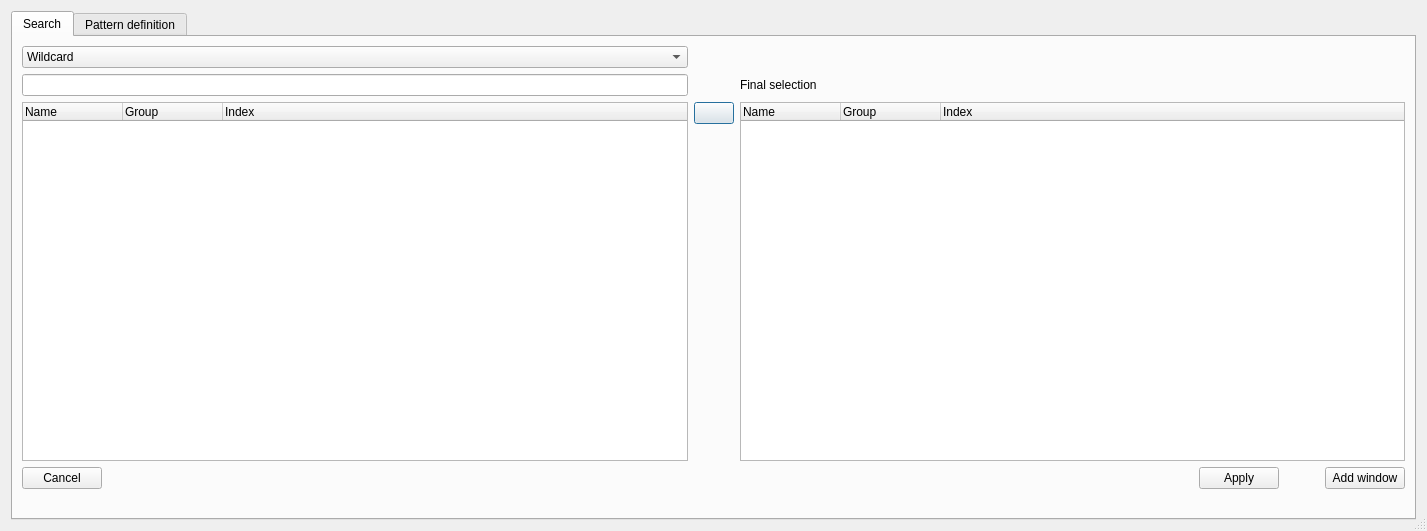
<?xml version="1.0" encoding="UTF-8"?>
<ui version="4.0">
 <class>SearchDialog</class>
 <widget class="QDialog" name="SearchDialog">
  <property name="geometry">
   <rect>
    <x>0</x>
    <y>0</y>
    <width>1427</width>
    <height>531</height>
   </rect>
  </property>
  <property name="windowTitle">
   <string>Dialog</string>
  </property>
  <property name="sizeGripEnabled">
   <bool>true</bool>
  </property>
  <layout class="QGridLayout" name="gridLayout_2">
   <item row="0" column="0">
    <widget class="QTabWidget" name="tabs">
     <property name="currentIndex">
      <number>0</number>
     </property>
     <widget class="QWidget" name="tab">
      <attribute name="title">
       <string>Search</string>
      </attribute>
      <layout class="QGridLayout" name="gridLayout">
       <item row="0" column="0">
        <widget class="QComboBox" name="match_kind">
         <property name="currentIndex">
          <number>0</number>
         </property>
         <item>
          <property name="text">
           <string>Wildcard</string>
          </property>
         </item>
         <item>
          <property name="text">
           <string>Regex</string>
          </property>
         </item>
        </widget>
       </item>
       <item row="1" column="0">
        <widget class="QLineEdit" name="search_box">
         <property name="text">
          <string/>
         </property>
        </widget>
       </item>
       <item row="1" column="2">
        <widget class="QLabel" name="label">
         <property name="text">
          <string>Final selection</string>
         </property>
        </widget>
       </item>
       <item row="2" column="1">
        <widget class="QPushButton" name="add_btn">
         <property name="text">
          <string/>
         </property>
         <property name="icon">
          <iconset resource="resource.qrc">
           <normaloff>:/left.png</normaloff>:/left.png</iconset>
         </property>
        </widget>
       </item>
       <item row="3" column="1">
        <spacer name="verticalSpacer_2">
         <property name="orientation">
          <enum>Qt::Vertical</enum>
         </property>
         <property name="sizeHint" stdset="0">
          <size>
           <width>20</width>
           <height>40</height>
          </size>
         </property>
        </spacer>
       </item>
       <item row="4" column="0" colspan="3">
        <layout class="QHBoxLayout" name="horizontalLayout" stretch="0,1,0,0,0">
         <item>
          <widget class="QPushButton" name="cancel_btn">
           <property name="text">
            <string>Cancel</string>
           </property>
          </widget>
         </item>
         <item>
          <spacer name="horizontalSpacer_2">
           <property name="orientation">
            <enum>Qt::Horizontal</enum>
           </property>
           <property name="sizeHint" stdset="0">
            <size>
             <width>40</width>
             <height>20</height>
            </size>
           </property>
          </spacer>
         </item>
         <item>
          <widget class="QPushButton" name="apply_btn">
           <property name="text">
            <string>Apply</string>
           </property>
          </widget>
         </item>
         <item>
          <spacer name="horizontalSpacer">
           <property name="orientation">
            <enum>Qt::Horizontal</enum>
           </property>
           <property name="sizeHint" stdset="0">
            <size>
             <width>40</width>
             <height>20</height>
            </size>
           </property>
          </spacer>
         </item>
         <item>
          <widget class="QPushButton" name="add_window_btn">
           <property name="text">
            <string>Add window</string>
           </property>
          </widget>
         </item>
        </layout>
       </item>
       <item row="5" column="0">
        <widget class="QLabel" name="status">
         <property name="text">
          <string/>
         </property>
        </widget>
       </item>
       <item row="2" column="0" rowspan="2">
        <widget class="QTreeWidget" name="matches">
         <property name="selectionMode">
          <enum>QAbstractItemView::ExtendedSelection</enum>
         </property>
         <property name="uniformRowHeights">
          <bool>true</bool>
         </property>
         <property name="sortingEnabled">
          <bool>false</bool>
         </property>
         <attribute name="headerStretchLastSection">
          <bool>true</bool>
         </attribute>
         <column>
          <property name="text">
           <string>Name</string>
          </property>
         </column>
         <column>
          <property name="text">
           <string>Group</string>
          </property>
         </column>
         <column>
          <property name="text">
           <string>Index</string>
          </property>
         </column>
        </widget>
       </item>
       <item row="2" column="2" rowspan="2">
        <widget class="QTreeWidget" name="selection">
         <property name="sortingEnabled">
          <bool>false</bool>
         </property>
         <attribute name="headerMinimumSectionSize">
          <number>25</number>
         </attribute>
         <attribute name="headerShowSortIndicator" stdset="0">
          <bool>false</bool>
         </attribute>
         <column>
          <property name="text">
           <string>Name</string>
          </property>
         </column>
         <column>
          <property name="text">
           <string>Group</string>
          </property>
         </column>
         <column>
          <property name="text">
           <string>Index</string>
          </property>
         </column>
        </widget>
       </item>
      </layout>
     </widget>
     <widget class="QWidget" name="tab_2">
      <attribute name="title">
       <string>Pattern definition</string>
      </attribute>
      <layout class="QGridLayout" name="gridLayout_3" rowstretch="0,0,0,0,1,0,0,0,0" columnstretch="0,0,0,1,0">
       <item row="7" column="1">
        <spacer name="verticalSpacer">
         <property name="orientation">
          <enum>Qt::Vertical</enum>
         </property>
         <property name="sizeHint" stdset="0">
          <size>
           <width>20</width>
           <height>254</height>
          </size>
         </property>
        </spacer>
       </item>
       <item row="5" column="2">
        <widget class="QCheckBox" name="raw">
         <property name="text">
          <string>Asses the raw channel values</string>
         </property>
        </widget>
       </item>
       <item row="4" column="2">
        <widget class="QDoubleSpinBox" name="filter_value">
         <property name="decimals">
          <number>6</number>
         </property>
         <property name="minimum">
          <double>-9999999999999999635896294965248.000000000000000</double>
         </property>
         <property name="maximum">
          <double>999999999999999983222784.000000000000000</double>
         </property>
        </widget>
       </item>
       <item row="3" column="2">
        <widget class="QComboBox" name="filter_type">
         <item>
          <property name="text">
           <string>Unspecified</string>
          </property>
         </item>
         <item>
          <property name="text">
           <string>Contains</string>
          </property>
         </item>
         <item>
          <property name="text">
           <string>Do not contain</string>
          </property>
         </item>
         <item>
          <property name="text">
           <string>Constant</string>
          </property>
         </item>
        </widget>
       </item>
       <item row="3" column="1">
        <widget class="QLabel" name="label_3">
         <property name="text">
          <string>Filter type</string>
         </property>
        </widget>
       </item>
       <item row="4" column="1">
        <widget class="QLabel" name="label_4">
         <property name="text">
          <string>Filter value</string>
         </property>
        </widget>
       </item>
       <item row="8" column="3">
        <spacer name="horizontalSpacer_3">
         <property name="orientation">
          <enum>Qt::Horizontal</enum>
         </property>
         <property name="sizeHint" stdset="0">
          <size>
           <width>282</width>
           <height>20</height>
          </size>
         </property>
        </spacer>
       </item>
       <item row="6" column="2">
        <widget class="QPushButton" name="define_ranges_btn">
         <property name="text">
          <string>Define ranges</string>
         </property>
        </widget>
       </item>
       <item row="8" column="4">
        <widget class="QPushButton" name="apply_pattern_btn">
         <property name="text">
          <string>Apply</string>
         </property>
        </widget>
       </item>
       <item row="8" column="1">
        <widget class="QPushButton" name="cancel_pattern_btn">
         <property name="text">
          <string>Cancel</string>
         </property>
        </widget>
       </item>
       <item row="1" column="1">
        <widget class="QLabel" name="label_2">
         <property name="text">
          <string>Pattern</string>
         </property>
        </widget>
       </item>
       <item row="1" column="2">
        <widget class="QLineEdit" name="pattern">
         <property name="minimumSize">
          <size>
           <width>300</width>
           <height>0</height>
          </size>
         </property>
        </widget>
       </item>
       <item row="2" column="2">
        <widget class="QComboBox" name="pattern_match_type">
         <item>
          <property name="text">
           <string>Wildcard</string>
          </property>
         </item>
         <item>
          <property name="text">
           <string>Regex</string>
          </property>
         </item>
        </widget>
       </item>
       <item row="2" column="1">
        <widget class="QLabel" name="label_5">
         <property name="text">
          <string>Match type</string>
         </property>
        </widget>
       </item>
       <item row="0" column="1">
        <widget class="QLabel" name="label_6">
         <property name="text">
          <string>Name</string>
         </property>
        </widget>
       </item>
       <item row="0" column="2">
        <widget class="QLineEdit" name="name"/>
       </item>
      </layout>
     </widget>
    </widget>
   </item>
  </layout>
 </widget>
 <tabstops>
  <tabstop>search_box</tabstop>
  <tabstop>matches</tabstop>
  <tabstop>add_btn</tabstop>
  <tabstop>selection</tabstop>
  <tabstop>cancel_btn</tabstop>
  <tabstop>match_kind</tabstop>
 </tabstops>
 <resources>
  <include location="resource.qrc"/>
 </resources>
 <connections/>
</ui>
